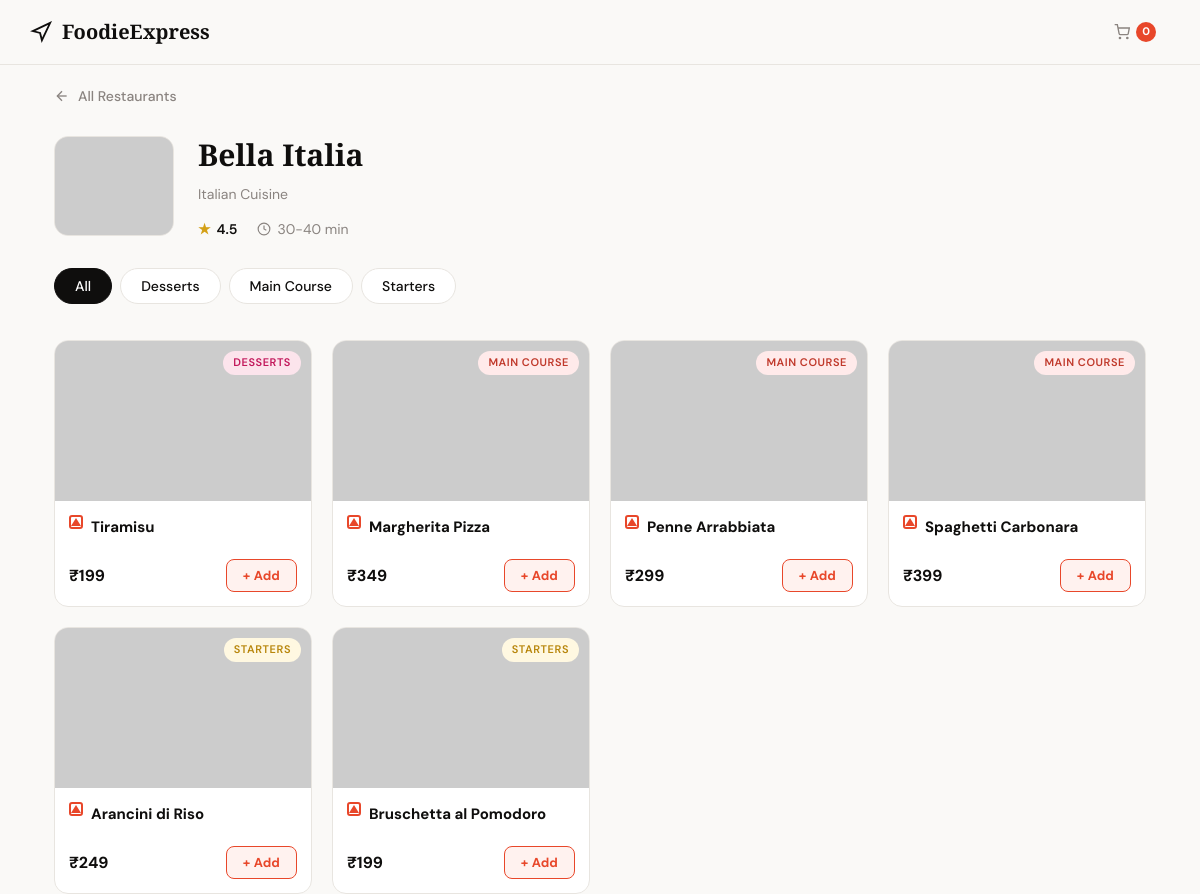
Page /menu/1 (signed in) on the committed database.
### tables this page shows
CREATE TABLE restaurants (
    id          INTEGER PRIMARY KEY,
    name        TEXT    NOT NULL,
    cuisine     TEXT    NOT NULL,
    rating      REAL    NOT NULL,
    delivery_time TEXT  NOT NULL,
    min_order   INTEGER NOT NULL,
    image_url   TEXT    NOT NULL,
    description TEXT
);

CREATE TABLE menu_items (
    id            INTEGER PRIMARY KEY,
    restaurant_id INTEGER NOT NULL,
    name          TEXT    NOT NULL,
    category      TEXT    NOT NULL,
    price         INTEGER NOT NULL,
    is_veg        INTEGER NOT NULL DEFAULT 1,
    image_url     TEXT,
    description   TEXT,
    FOREIGN KEY (restaurant_id) REFERENCES restaurants(id)
);

### app.py (the view)
@app.route('/menu/<int:restaurant_id>')
@login_required
def menu(restaurant_id):
    restaurant = query_db("SELECT * FROM restaurants WHERE id=?",
                           (restaurant_id,), one=True)
    if not restaurant:
        return redirect(url_for('restaurants'))
    restaurant = dict(restaurant)
    items_raw = query_db(
        "SELECT * FROM menu_items WHERE restaurant_id=? ORDER BY category,name",
        (restaurant_id,))
    items = [dict(i) for i in items_raw]
    categories = ['All'] + sorted(set(i['category'] for i in items))
    cart = session.get('cart', {})
    return render_template('menu.html', restaurant=restaurant, items=items,
                           categories=categories, cart=cart,
                           user=session['user'])

### app.py (called while the page is built)
def get_db():
    db = getattr(g, '_database', None)
    if db is None:
        db = g._database = sqlite3.connect(DATABASE)
        db.row_factory = sqlite3.Row
    return db

@app.teardown_appcontext
def close_connection(exception):
    db = getattr(g, '_database', None)
    if db is not None:
        db.close()

def query_db(query, args=(), one=False):
    cur = get_db().execute(query, args)
    rv = cur.fetchall()
    cur.close()
    return (rv[0] if rv else None) if one else rv

def login_required(f):
    @wraps(f)
    def decorated(*args, **kwargs):
        if 'user' not in session:
            return redirect(url_for('login'))
        return f(*args, **kwargs)
    return decorated

### templates/menu.html (shortened to what this page needs)
<!DOCTYPE html>
<html lang="en">
<head>
  <link rel="stylesheet" href="{{ url_for('static', filename='style.css') }}">
</head>
<body>
<nav class="navbar">
  <div class="navbar-inner">
    <a href="/restaurants" class="nav-logo">
      <svg width="22" height="22" viewBox="0 0 24 24" fill="none" stroke="currentColor" stroke-width="2">
        <path d="M3 11l19-9-9 19-2-8-8-2z"/>
      </svg>
      <span>FoodieExpress</span>
    </a>
    <div class="nav-links" style="margin-left:auto;">
      <a href="/cart" class="nav-link" id="cart-nav-link">
        <svg viewBox="0 0 24 24" fill="none" stroke="currentColor" stroke-width="2"><circle cx="9" cy="21" r="1"/><circle cx="20" cy="21" r="1"/><path d="M1 1h4l2.68 13.39a2 2 0 001.98 1.61h9.72a2 2 0 001.98-1.61L23 6H6"/></svg>
        <span class="cart-badge" id="cart-count-badge">0</span>
      </a>
    </div>
  </div>
</nav>
<div class="container">
  <a href="/restaurants" class="back-nav">
    <svg width="16" height="16" viewBox="0 0 24 24" fill="none" stroke="currentColor" stroke-width="2">
      <line x1="19" y1="12" x2="5" y2="12"/><polyline points="12 19 5 12 12 5"/>
    </svg>
    All Restaurants
  </a>
  <div class="restaurant-hero">
    <img class="restaurant-hero-img"
         src="{{ restaurant.image_url }}"
         alt="{{ restaurant.name }}"
         onerror="this.onerror=null;this.src='https://placehold.co/240x200/f0ede8/8a8480?text={{ restaurant.name | urlencode }}'">
    <div>
      <h1 class="hero-name">{{ restaurant.name }}</h1>
      <p class="hero-cuisine">{{ restaurant.cuisine }} Cuisine</p>
      <div class="hero-meta">
        <span class="hero-rating">
          <span class="star">★</span> {{ restaurant.rating }}
        </span>
        <span class="hero-time">
          <svg width="14" height="14" viewBox="0 0 24 24" fill="none" stroke="currentColor" stroke-width="2"><circle cx="12" cy="12" r="10"/><polyline points="12 6 12 12 16 14"/></svg>
          {{ restaurant.delivery_time }}
        </span>
      </div>
    </div>
  </div>
  <div class="category-tabs">
    {% for cat in categories %}
    <button class="cat-tab {% if loop.first %}active{% endif %}" data-cat="{{ cat }}">
      {{ cat }}
    </button>
    {% endfor %}
  </div>
  <div class="menu-grid" id="menu-grid">
    {% for item in items %}
    {% set cat_class = {'Starters':'tag-starters','Main Course':'tag-main','Breads':'tag-breads','Desserts':'tag-desserts','Beverages':'tag-beverages'}.get(item.category, '') %}
    <div class="menu-card animate-in" data-category="{{ item.category }}" data-item-id="{{ item.id }}">
      <div class="menu-img-wrap">
        <img src="{{ item.image_url }}" alt="{{ item.name }}" loading="lazy"
             onerror="this.onerror=null;this.src='https://placehold.co/400x300/f0ede8/8a8480?text={{ item.name | urlencode }}'">
        <span class="tag {{ cat_class }} cat-label">{{ item.category }}</span>
      </div>
      <div class="menu-body">
        <div class="menu-top">
          <span class="{% if item.veg %}badge-veg{% else %}badge-nonveg{% endif %}"></span>
          <span class="menu-name">{{ item.name }}</span>
        </div>
        <div class="menu-footer">
          <span class="menu-price">₹{{ item.price }}</span>
          <div class="qty-control" id="ctrl-{{ item.id }}">
            {% set qty = cart.get(item.id|string, 0) %}
            {% if qty > 0 %}
            <button class="qty-btn" onclick="updateQty({{ item.id }}, 'decrease')">−</button>
            <span class="qty-num" id="qty-{{ item.id }}">{{ qty }}</span>
            <button class="qty-btn" onclick="updateQty({{ item.id }}, 'increase')">+</button>
            {% else %}
            <button class="add-btn" onclick="addToCart({{ item.id }}, '{{ item.name }}')">
              + Add
            </button>
            {% endif %}
          </div>
        </div>
      </div>
    </div>
    {% endfor %}
  </div>
</div>
</body>
</html>

### rows in the picture
restaurants: name "Bella Italia", cuisine "Italian", rating "4.5", delivery_time "30-40 min"
menu_items: category "Desserts", category "DESSERTS", name "Tiramisu", price "199"
menu_items: category "Main Course", category "MAIN COURSE", name "Margherita Pizza", price "349"
menu_items: category "Starters", category "STARTERS", name "Arancini di Riso", price "249"
menu_items: category "MAIN COURSE", name "Penne Arrabbiata", price "299"
menu_items: category "MAIN COURSE", name "Spaghetti Carbonara", price "399"
menu_items: category "STARTERS", name "Bruschetta al Pomodoro", price "199"

### other values in the picture
{{ cat }} "All"
